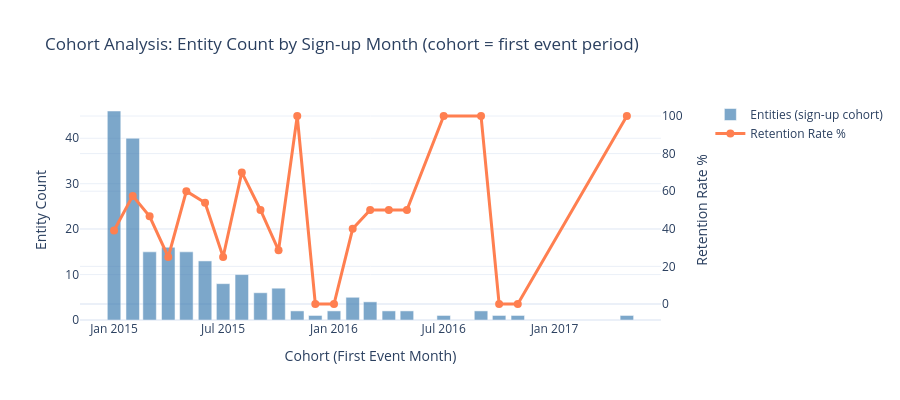

The code cell stored with this chart in its notebook:
### Markdown cell above
## 1c.7 Cohort Analysis

**📖 Understanding Cohorts:**
- Group entities by when they first appeared (signup cohort)
- Compare behavior across cohorts
- Identify if acquisition quality changed over time

**Cohorts vs Segments:** Cohorts are time-bound groups (when entities joined), while segments are attribute-based groups (what entities are). Cohorts are fixed at signup; segments can change over time.

**Other time-based cohort ideas:**
- First purchase date (not just signup)
- First feature usage (e.g., "first mobile app use")
- Campaign/promotion exposure date
- Onboarding completion date
- Product version or pricing plan at signup time

These can be derived as custom features if your data contains the relevant timestamps.

### Code cell
# Cohort Analysis - computation and visualization
from customer_retention.stages.profiling import analyze_cohort_distribution, generate_cohort_recommendations

COHORT_RECOMMENDATIONS = []
cohort_dist = None

if ENTITY_COLUMN and not LIGHT_RUN:
    first_events = df.groupby(ENTITY_COLUMN)[TIME_COLUMN].min().reset_index()
    first_events.columns = [ENTITY_COLUMN, "first_event"]
    cohort_dist = analyze_cohort_distribution(first_events, "first_event")

    cohort_result = analyzer.analyze_cohorts(
        df, entity_column=ENTITY_COLUMN, cohort_column=TIME_COLUMN,
        target_column=TARGET_COLUMN, period="M"
    )

    print("👥 COHORT ANALYSIS")
    print("="*50)
    print(f"\nEntity Onboarding: {cohort_dist.dominant_pct:.0f}% in {cohort_dist.dominant_year}, {cohort_dist.num_years} years total")

    if len(cohort_result) > 0:
        cohort_sorted = cohort_result.sort_values("cohort")
        has_retention = "retention_rate" in cohort_sorted.columns

        fig = make_subplots(specs=[[{"secondary_y": True}]]) if has_retention else go.Figure()

        fig.add_trace(go.Bar(
            x=cohort_sorted["cohort"].astype(str), y=cohort_sorted["entity_count"],
            name="Entities (sign-up cohort)", marker_color="steelblue", opacity=0.7
        ), secondary_y=False) if has_retention else fig.add_trace(go.Bar(
            x=cohort_sorted["cohort"].astype(str), y=cohort_sorted["entity_count"],
            name="Entities (sign-up cohort)", marker_color="steelblue", opacity=0.7
        ))

        if has_retention:
            fig.add_trace(go.Scatter(
                x=cohort_sorted["cohort"].astype(str), y=cohort_sorted["retention_rate"] * 100,
                mode="lines+markers", name="Retention Rate %",
                line=dict(color="coral", width=3), marker=dict(size=8)
            ), secondary_y=True)
            fig.update_yaxes(title_text="Retention Rate %", secondary_y=True)

        fig.update_layout(
            title="Cohort Analysis: Entity Count by Sign-up Month (cohort = first event period)",
            xaxis_title="Cohort (First Event Month)", template="plotly_white", height=400
        )
        fig.update_yaxes(title_text="Entity Count", secondary_y=False) if has_retention else fig.update_yaxes(title_text="Entity Count")
        display_figure(fig)
elif LIGHT_RUN:
    print("Cohort analysis skipped (LIGHT_RUN)")

### Figure 1 — Plotly figure (JSON) as saved in the notebook; plotly's stock layout.template omitted (floating-point values rounded to 4 significant figures)
{"data": [{"marker": {"color": "steelblue"}, "name": "Entities (sign-up cohort)", "opacity": 0.7, "type": "bar", "x": ["2015-01", "2015-02", "2015-03", "2015-04", "2015-05", "2015-06", "2015-07", "2015-08", "2015-09", "2015-10", "2015-11", "2015-12", "2016-01", "2016-02", "2016-03", "2016-04", "2016-05", "2016-07", "2016-09", "2016-10", "2016-11", "2017-05"], "xaxis": "x", "y": [46, 40, 15, 16, 15, 13, 8, 10, 6, 7, 2, 1, 2, 5, 4, 2, 2, 1, 2, 1, 1, 1], "yaxis": "y"}, {"line": {"color": "coral", "width": 3}, "marker": {"size": 8}, "mode": "lines+markers", "name": "Retention Rate %", "type": "scatter", "x": ["2015-01", "2015-02", "2015-03", "2015-04", "2015-05", "2015-06", "2015-07", "2015-08", "2015-09", "2015-10", "2015-11", "2015-12", "2016-01", "2016-02", "2016-03", "2016-04", "2016-05", "2016-07", "2016-09", "2016-10", "2016-11", "2017-05"], "xaxis": "x", "y": [39.13, 57.5, 46.67, 25.0, 60.0, 53.85, 25.0, 70.0, 50.0, 28.57, 100.0, 0.0, 0.0, 40.0, 50.0, 50.0, 50.0, 100.0, 100.0, 0.0, 0.0, 100.0], "yaxis": "y2"}], "layout": {"height": 400, "title": {"text": "Cohort Analysis: Entity Count by Sign-up Month (cohort = first event period)"}, "xaxis": {"anchor": "y", "domain": [0.0, 0.94], "title": {"text": "Cohort (First Event Month)"}}, "yaxis": {"anchor": "x", "domain": [0.0, 1.0], "title": {"text": "Entity Count"}}, "yaxis2": {"anchor": "x", "overlaying": "y", "side": "right", "title": {"text": "Retention Rate %"}}}}
